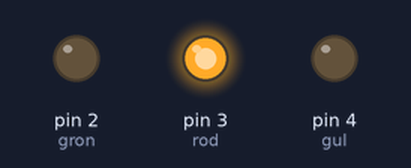
Simulated run of this sketch. Board: Arduino Uno, built with avr-gcc and run on an emulated ATmega328P. Parts: output pins drawn as LEDs (lit = HIGH).

Above: at 0.2 s.
At 1.2 s:
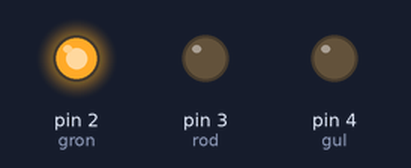
At 3.7 s:
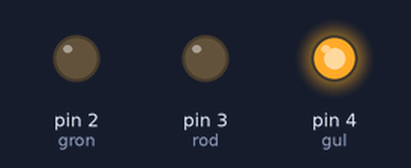
Timing chart, 0 to 4.6 s (numbered marks = the images above):
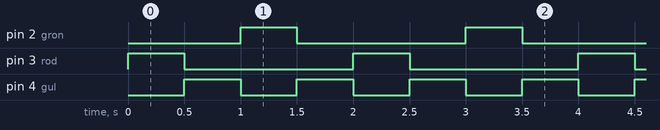

The sketch:

Blink.ino
```cpp
int gron = 2;
int rod = 3;
int gul = 4;
int tid = 500;

void setup() {
  pinMode(gron, OUTPUT);
  pinMode(gul, OUTPUT);
  pinMode(rod, OUTPUT);

}

void loop() {
  digitalWrite(gron, LOW);
  digitalWrite(gul, LOW);
  digitalWrite(rod, HIGH);
  delay(tid);

  digitalWrite(gron, LOW);
  digitalWrite(gul, HIGH);
  digitalWrite(rod, LOW);
  delay(tid);


  digitalWrite(gron, HIGH);
  digitalWrite(gul, LOW);
  digitalWrite(rod, LOW);
  delay(tid);


  digitalWrite(gron, LOW);
    digitalWrite(gul, HIGH);
  digitalWrite(rod, LOW);
  delay(tid);

}
```

Measured:
- by itself, pin 2 (gron), pin 3 (rod): alternates HIGH for 0.50 s and LOW for 1.5 s
- by itself, pin 4 (gul): alternates HIGH for 0.50 s and LOW for 0.50 s
- by itself, everything shown: repeats every 2.0 s, in 4 steps
